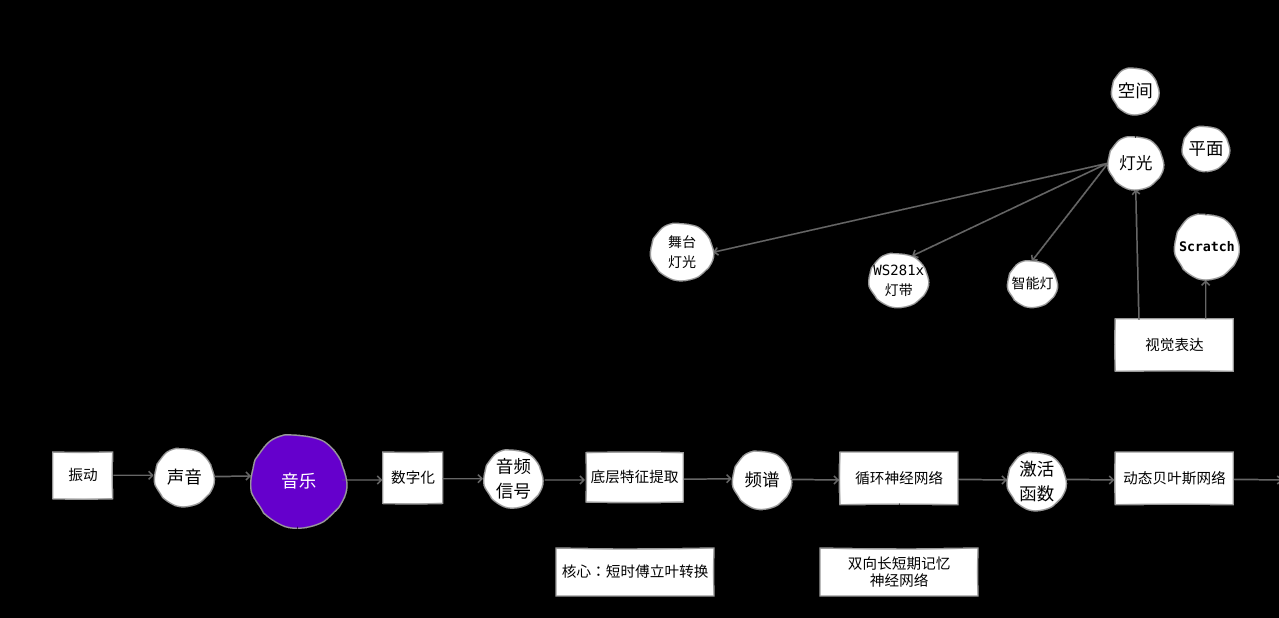
#> input picture .png, 3836 x 1854 px, given in place of the camera (shown at 1/3 size)
$ jupyter execute --allow-errors 4L_tracktheLight.ipynb   (text cells are left out)
#> lines starting #> are read from the running program, lines starting #| are printed output that depends on the picture; after the words box and inside, x2 and y2 are one past the last pixel; in counts of white or black regions, pixels touching at a corner belong together
[cell 1]
import IPython.display as ipd

ipd.Video('video/demo3_tracktheLight.mp4', width=800, height=600)

[cell 2]
from collections import deque
from imutils.video import VideoStream         # https://github.com/jrosebr1/imutils
import numpy as np
import imutils
import time
import cv2
from codelab_adapter_client import AdapterNode


# Adapter EIM Node 初始化
class MyNode(AdapterNode):
    NODE_ID = "eim/rose_window"    # 这个 ID 名（即 "eim/"后面的部分自己定义，配套 Scratch 项目中使用的接收和发送 EIM 消息的积木内要写与此一致的名字

    def __init__(self):
        super().__init__()

    def send_data(self, content):
        message = self.message_template()
        message["payload"]["content"] = content
        self.publish(message)


node = MyNode()
#> (the rest of this cell did not finish here and is left out)

[cell 3]
#finding hsv range of target object(pen)
import cv2
import numpy as np
import time

# A required callback method that goes into the trackbar function.
def nothing(x):
    pass

# Initializing the webcam feed.
# 将 VideoCapture 的第 3 个（从 0 算起）特性（共 0-18 19 个特性），即 frame_width，设为 1280
# 同上，将 frame_height 设为 720
# 关于 cap.set()和 cap.get()
# 参看文档：https://docs.opencv.org/2.4/modules/highgui/doc/reading_and_writing_images_and_video.html#videocapture-get
cap = cv2.VideoCapture(0)
cap.set(3,1280)
cap.set(4,720)

# Create a window named trackbars.
cv2.namedWindow("Trackbars")

# Now create 6 trackbars that will control the lower and upper range of
# H,S and V channels. The Arguments are like this: Name of trackbar,
# window name, range,callback function. For Hue the range is 0-179 and
# for S,V its 0-255.
cv2.createTrackbar("L - H", "Trackbars", 0, 179, nothing)
#> slider 'L - H' is set to 35
cv2.createTrackbar("L - S", "Trackbars", 0, 255, nothing)
#> slider 'L - S' is set to 51
cv2.createTrackbar("L - V", "Trackbars", 0, 255, nothing)
#> slider 'L - V' is set to 51
cv2.createTrackbar("U - H", "Trackbars", 179, 179, nothing)
cv2.createTrackbar("U - S", "Trackbars", 255, 255, nothing)
cv2.createTrackbar("U - V", "Trackbars", 255, 255, nothing)

while True:

    # Start reading the webcam feed frame by frame.
    ret, frame = cap.read()
#> frame is the input picture: shape (1854, 3836, 3); mean B, G, R 23.7, 22, 22.9
    if not ret:
        break

    # Flip the frame horizontally (Not required)
    frame = cv2.flip( frame, 1 )
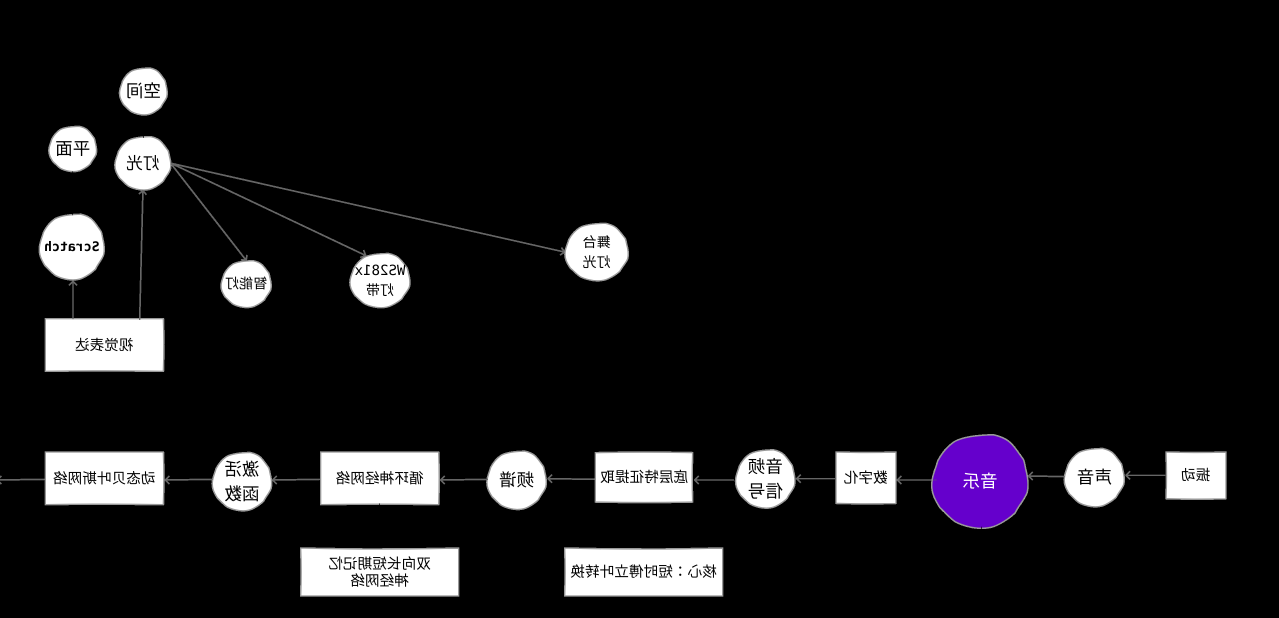
#> frame: shape (1854, 3836, 3) (shown at 1/3 size); mean B, G, R 23.7, 22, 22.9

    # Convert the BGR image to HSV image.
    hsv = cv2.cvtColor(frame, cv2.COLOR_BGR2HSV)
#> hsv: shape (1854, 3836, 3); mean H, S, V 1.2, 2.1, 23.7

    # Get the new values of the trackbar in real time as the user changes
    # them
    l_h = cv2.getTrackbarPos("L - H", "Trackbars")
    l_s = cv2.getTrackbarPos("L - S", "Trackbars")
    l_v = cv2.getTrackbarPos("L - V", "Trackbars")
    u_h = cv2.getTrackbarPos("U - H", "Trackbars")
    u_s = cv2.getTrackbarPos("U - S", "Trackbars")
    u_v = cv2.getTrackbarPos("U - V", "Trackbars")

    # Set the lower and upper HSV range according to the value selected
    # by the trackbar
    lower_range = np.array([l_h, l_s, l_v])
    upper_range = np.array([u_h, u_s, u_v])

    # Filter the image and get the binary mask, where white represents
    # your target color
    mask = cv2.inRange(hsv, lower_range, upper_range)
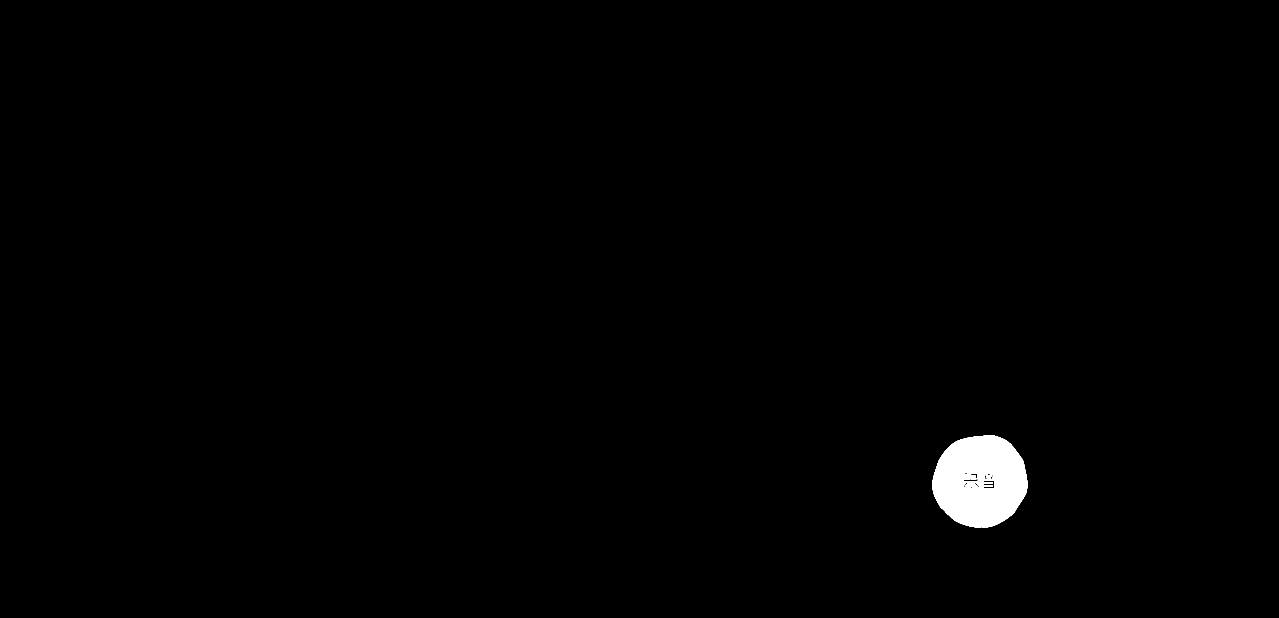
#> mask: shape (1854, 3836) (shown at 1/3 size); 0.85% white; 4 white regions, box (x1, y1, x2, y2) and area: (2797, 1306, 3082, 1583) 59932, (2954, 1446, 2978, 1452) 144, (2954, 1455, 2978, 1461) 144, (2957, 1426, 2976, 1435) 142

    # You can also visualize the real part of the target color (Optional)
    res = cv2.bitwise_and(frame, frame, mask=mask)

    # Converting the binary mask to 3 channel image, this is just so
    # we can stack it with the others
    mask_3 = cv2.cvtColor(mask, cv2.COLOR_GRAY2BGR)

    # stack the mask, orginal frame and the filtered result
    stacked = np.hstack((mask_3,frame,res))
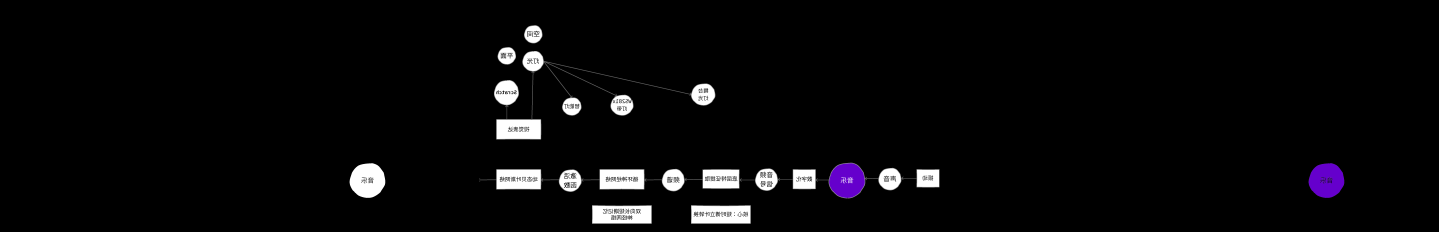
#> stacked: shape (1854, 11508, 3) (shown at 1/8 size); mean B, G, R 9.2, 8.1, 8.6

    # Show this stacked frame at 40% of the size.
    cv2.imshow('Trackbars',cv2.resize(stacked,None,fx=0.4,fy=0.4))
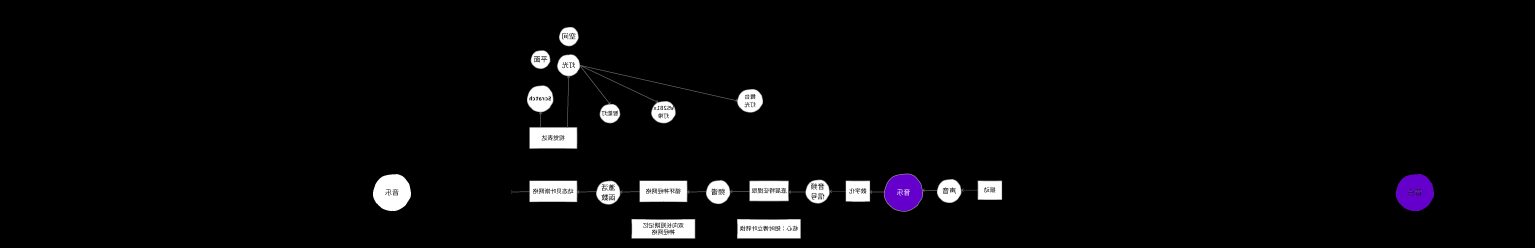
#> window 'Trackbars': shape (742, 4603, 3) (shown at 1/3 size); mean B, G, R 9.2, 8.1, 8.6

    # If the user presses ESC then exit the program
    key = cv2.waitKey(1)
#> (key q is pressed here)
    if key == 27:
        break

    # If the user presses `s` then print this array.
    if key == ord('s'):

        thearray = [[l_h,l_s,l_v],[u_h, u_s, u_v]]
        print(thearray)

        # Also save this array as penval.npy
        np.save('hsv_value',thearray)
        break

# Release the camera & destroy the windows.
cap.release()
cv2.destroyAllWindows()

$ run again, on cmap_thermal1.png
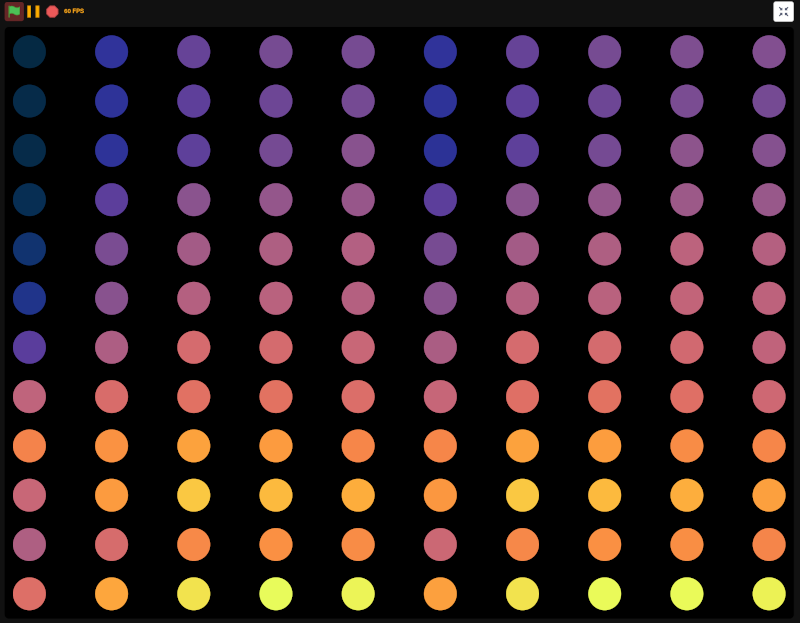
#> input picture cmap_thermal1.png, 800 x 623 px, given in place of the camera
#> frame is the input picture: shape (623, 800, 3); mean B, G, R 24.7, 24.1, 37.3
#> hsv: shape (623, 800, 3); mean H, S, V 21.7, 33.4, 41
#> `mask = cv2.inRange(hsv, lower_range, upper_range)`:
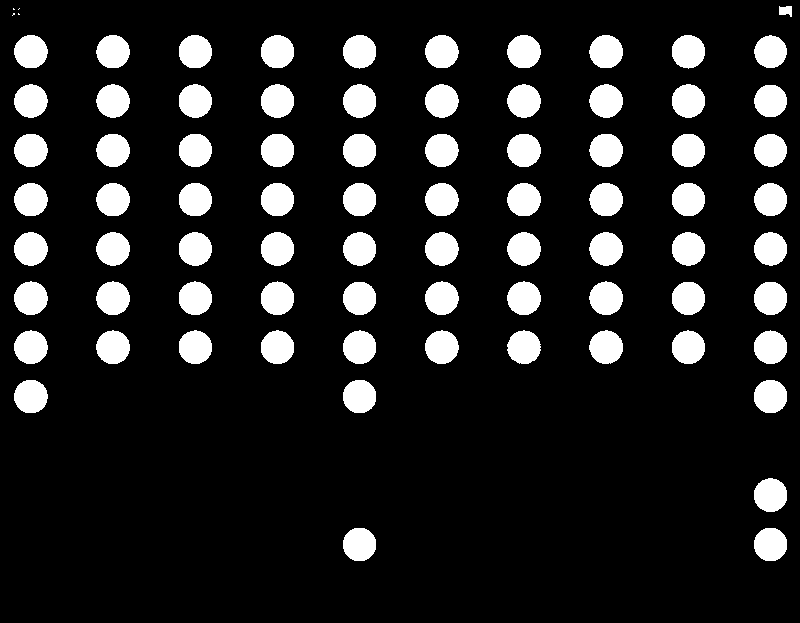
#> mask: shape (623, 800); 13.5% white; 81 white regions (4 under 20 px), largest, box (x1, y1, x2, y2) and area: (96, 330, 130, 364) 894, (507, 281, 541, 315) 893, (425, 330, 459, 364) 893
#> `cv2.imshow('Trackbars',cv2.resize(stacked,None,fx=0.4,fy=0.4))`:
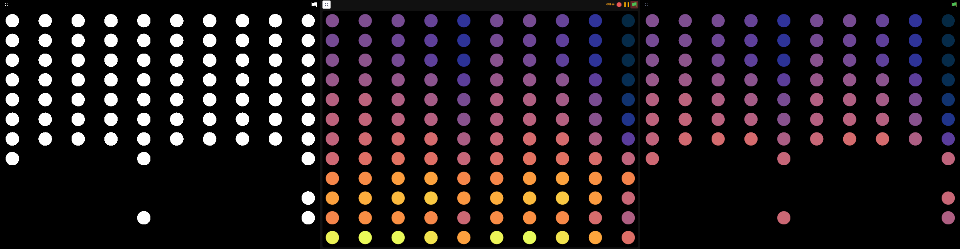
#> window 'Trackbars': shape (249, 960, 3); mean B, G, R 25.5, 23, 29.7
